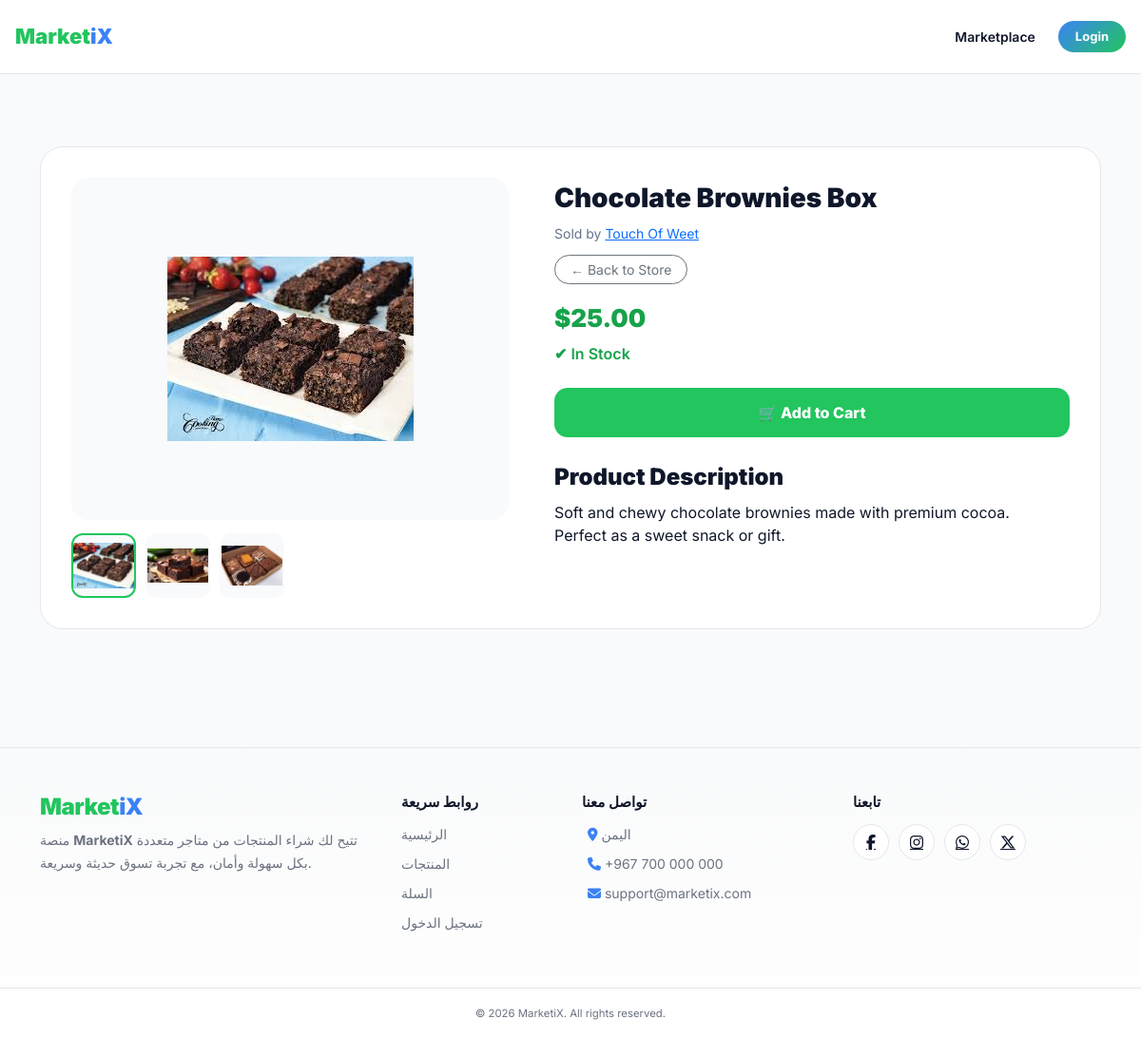
The page /public/product.php?id=36 on the database its author committed.
### tables this page shows
CREATE TABLE `product_images` (
  `image_id` int(11) NOT NULL,
  `product_id` int(11) NOT NULL,
  `image_path` varchar(255) NOT NULL,
  `is_main` tinyint(1) NOT NULL DEFAULT 0,
  `created_at` timestamp NOT NULL DEFAULT current_timestamp()
);

CREATE TABLE `products` (
  `product_id` int(11) NOT NULL,
  `store_id` int(11) NOT NULL,
  `product_name` varchar(150) NOT NULL,
  `product_description` text DEFAULT NULL,
  `product_image` varchar(255) DEFAULT NULL,
  `product_price` decimal(10,2) NOT NULL CHECK (`product_price` > 0),
  `product_status` enum('active','hidden','out_of_stock') NOT NULL DEFAULT 'active',
  `created_at` timestamp NOT NULL DEFAULT current_timestamp(),
  `product_quantity` int(11) NOT NULL DEFAULT 0,
  `product_reserved` int(11) NOT NULL DEFAULT 0
);

CREATE TABLE `stores` (
  `store_id` int(11) NOT NULL,
  `seller_id` int(11) NOT NULL,
  `store_name` varchar(150) NOT NULL,
  `store_description` text DEFAULT NULL,
  `store_image` varchar(255) DEFAULT NULL,
  `store_views` int(10) UNSIGNED NOT NULL DEFAULT 0,
  `store_status` enum('active','inactive','blocked') NOT NULL DEFAULT 'active',
  `created_at` timestamp NOT NULL DEFAULT current_timestamp()
);

### public/product.php (called while the page is built)
<?php
require_once $_SERVER['DOCUMENT_ROOT'] . '/MarketiX/app/bootstrap.php';
require_once ROOT_PATH . '/app/controllers/ProductController.php';
$productId = isset($_GET['id']) ? (int)$_GET['id'] : 0;
$controller = new ProductController($pdo);
$productId = $controller->validateProductId($productId);
$product        = $controller->getProduct($productId);
$productImages  = $controller->getProductImages($productId);
$mainImage      = $controller->resolveMainImage($productImages);
include ROOT_PATH . '/views/product/show.php';

### app/controllers/ProductController.php (called while the page is built, shortened)
<?php
class ProductController
{
    private PDO $pdo;
    public function __construct(PDO $pdo)
    {
        $this->pdo = $pdo;
    }
    public function validateProductId(int $id): int
    {
        return $id;
    }
    public function getProduct(int $productId): array
    {
        $stmt = $this->pdo->prepare("
            SELECT
                p.product_id,
                p.product_name,
                p.product_price,
                p.product_quantity,
                p.product_description,
                p.product_image,
                s.store_id,
                s.store_name
            FROM products p
            JOIN stores s ON s.store_id = p.store_id
            WHERE p.product_id = ?
            LIMIT 1
        ");
        $stmt->execute([$productId]);
        $product = $stmt->fetch(PDO::FETCH_ASSOC);
        return $product;
    }
    public function getProductImages(int $productId): array
    {
        $stmt = $this->pdo->prepare("
            SELECT image_path, is_main
            FROM product_images
            WHERE product_id = ?
            ORDER BY is_main DESC, image_id ASC
        ");
        $stmt->execute([$productId]);
        return $stmt->fetchAll(PDO::FETCH_ASSOC);
    }
    public function resolveMainImage(array $images): ?string
    {
        foreach ($images as $img) {
            if ((int)$img['is_main'] === 1) {
                return $img['image_path'];
            }
        }
        return $images[0]['image_path'];
    }
}

### views/product/show.php (the view, shortened to what this page needs)
<?php include ROOT_PATH . '/views/layouts/header.php'; ?>
<div class="container product-container">
  <div class="product-wrapper">
    <div class="product-grid">
      <div class="product-gallery">
        <div class="main-image-box">
          <?php if (!empty($mainImage)): ?>
            <img id="mainImage"
                 src="<?= BASE_URL ?>/<?= htmlspecialchars($mainImage) ?>">
          <?php else: ?>
            <span class="text-muted">No Image</span>
          <?php endif; ?>
        </div>
        <?php if (!empty($productImages)): ?>
          <div class="thumb-list">
            <?php foreach ($productImages as $img): ?>
              <div class="thumb <?= $img['image_path'] === $mainImage ? 'active' : '' ?>"
                   onclick="switchImage(this,'<?= BASE_URL ?>/<?= htmlspecialchars($img['image_path']) ?>')">
                <img src="<?= BASE_URL ?>/<?= htmlspecialchars($img['image_path']) ?>">
              </div>
            <?php endforeach; ?>
          </div>
        <?php endif; ?>
      </div>
      <div>
        <div class="product-title">
          <?= htmlspecialchars($product['product_name']) ?>
        </div>
        <div class="product-store">
          Sold by
          <a href="<?= BASE_URL ?>/public/store.php?id=<?= $product['store_id'] ?>">
            <?= htmlspecialchars($product['store_name']) ?>
          </a>
        </div>
        <div class="mb-3">
          <a href="<?= BASE_URL ?>/public/store.php?id=<?= $product['store_id'] ?>"
             class="btn btn-outline-secondary btn-sm rounded-pill px-3">
            ← Back to Store
          </a>
        </div>
        <div class="product-price">
          $<?= number_format($product['product_price'], 2) ?>
        </div>
        <div class="product-stock <?= $product['product_quantity'] > 0 ? 'in-stock' : 'out-stock' ?>">
          <?= $product['product_quantity'] > 0 ? '✔ In Stock' : '✖ Out of Stock' ?>
        </div>
        <button class="add-cart-btn"
                onclick="addToCart(<?= $product['product_id'] ?>)"
                <?= $product['product_quantity'] <= 0 ? 'disabled' : '' ?>>
          🛒 Add to Cart
        </button>
        <div class="product-desc">
          <h4>Product Description</h4>
          <p>
            <?= nl2br(htmlspecialchars($product['product_description'] ?? 'No description available.')) ?>
          </p>
        </div>
      </div>
    </div>
  </div>
</div>
<?php include ROOT_PATH . '/views/layouts/footer.php'; ?>

### views/layouts/header.php (style rules this page uses)
:root { --mx-green:#22c55e; --mx-blue:#3b82f6; --mx-dark:#0f172a; --mx-bg:#f8fafc; --mx-border:#e5e7eb; --mx-text:#0f172a; --navbar-height:78px; }
body { font-family:'Inter',sans-serif; background:var(--mx-bg); color:var(--mx-text); padding-top:var(--navbar-height); }

### views/product/show.php (style rules this page uses)
.product-container { height: calc(100vh - 140px); display: flex; align-items: center; }
.product-wrapper { width: 100%; background: #fff; border-radius: 24px; padding: 32px; border: 1px solid #e5e7eb; }
.product-grid { display: grid; grid-template-columns: 460px 1fr; gap: 48px; }
.product-gallery { display: flex; flex-direction: column; gap: 14px; }
.main-image-box { background: #f8fafc; border-radius: 18px; height: 360px; display: flex; align-items: center; justify-content: center; }
.main-image-box img { max-width: 100%; max-height: 100%; object-fit: contain; }
.thumb-list { display: flex; gap: 10px; }
.thumb { width: 68px; height: 68px; border-radius: 12px; border: 2px solid transparent; background: #f8fafc; cursor: pointer; display: flex; align-items: center; justify-content: center; }
.thumb img { max-width: 100%; max-height: 100%; object-fit: contain; }
.thumb.active { border-color: #22c55e; }
.product-title { font-size: 28px; font-weight: 900; margin-bottom: 6px; }
.product-store { font-size: 14px; color: #64748b; margin-bottom: 12px; }
.product-price { font-size: 26px; font-weight: 900; color: #16a34a; margin-bottom: 6px; }
.product-stock { font-weight: 600; margin-bottom: 24px; }
.in-stock { color:#16a34a; }
.add-cart-btn { width: 100%; padding: 14px; border-radius: 14px; border: none; font-weight: 800; font-size: 16px; background: #22c55e; color: #fff; }
.product-desc { margin-top: 28px; }
.product-desc h4 { font-weight: 900; margin-bottom: 10px; }

### views/layouts/footer.php (style rules this page uses)
:root { --mx-green: #22c55e; --mx-blue: #3b82f6; --mx-dark: #0f172a; --mx-border: #e5e7eb; --mx-muted: #6b7280; }

### rows shown on the page
product_images: image_path (picture)
product_images: image_path (picture)
product_images: image_path (picture)
products: product_name "Chocolate Brownies Box", store.store_name "Touch Of Weet", product_price "25.00", product_description "Soft and chewy chocolate brownies made with premium cocoa. Perfect as a sweet snack or gift."
